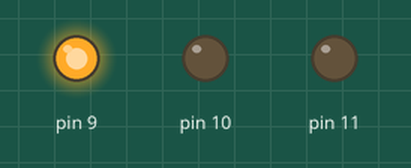
The sketch below on a simulated Arduino Uno, built with avr-gcc and run on an emulated ATmega328P. Parts: output pins drawn as LEDs (lit = HIGH).

Above: at 2.5 s.
At 7.5 s:
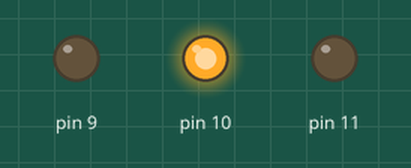
At 10.5 s:
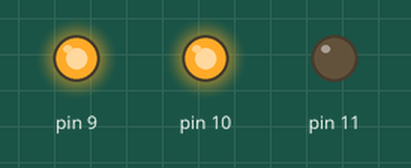
Timing chart, 0 to 14.3 s (numbered marks = the images above):
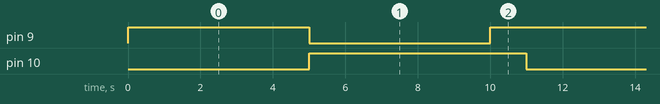

Measured:
- by itself, pin 9: repeats every 11.0 s: LOW 5.0 s, HIGH 6.0 s
- by itself, pin 10: alternates HIGH for 6.0 s and LOW for 5.0 s
- by itself, everything shown: repeats every 11.0 s, in 4 steps

The sketch:

RGB_trafficlight.ino
```cpp
void setup() {
  pinMode(9,OUTPUT);         //빨강
  pinMode(10,OUTPUT);          //초록
  pinMode(11,OUTPUT);           //파랑

}

void loop() {

 digitalWrite(9,HIGH);
 delay(5000);
 digitalWrite(9,LOW);
 digitalWrite(10,HIGH);
 delay(5000);
 digitalWrite(10,LOW);
 digitalWrite(9,HIGH);
 digitalWrite(10,HIGH);
 delay(1000);
 digitalWrite(9,LOW);
 digitalWrite(10,LOW);


}
```
